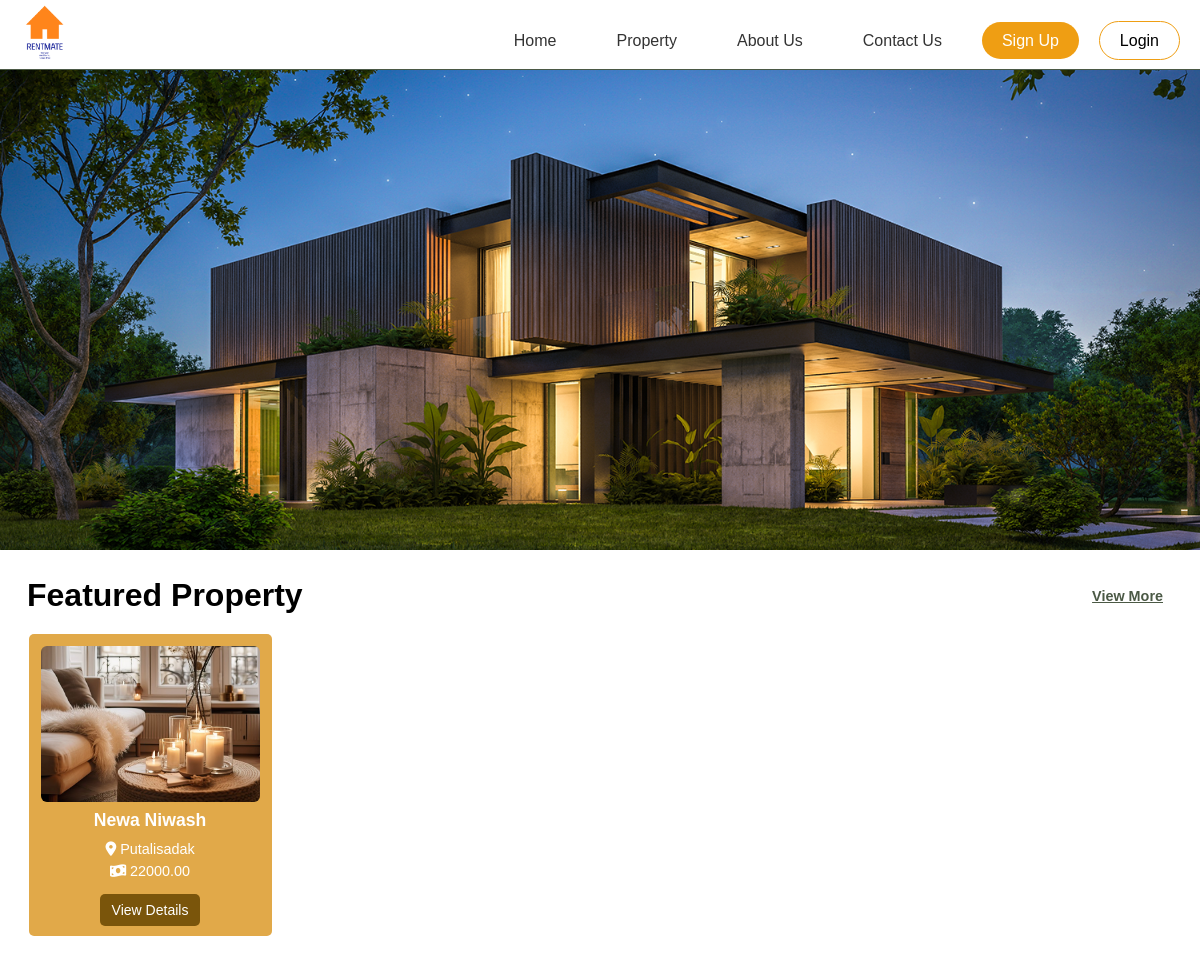
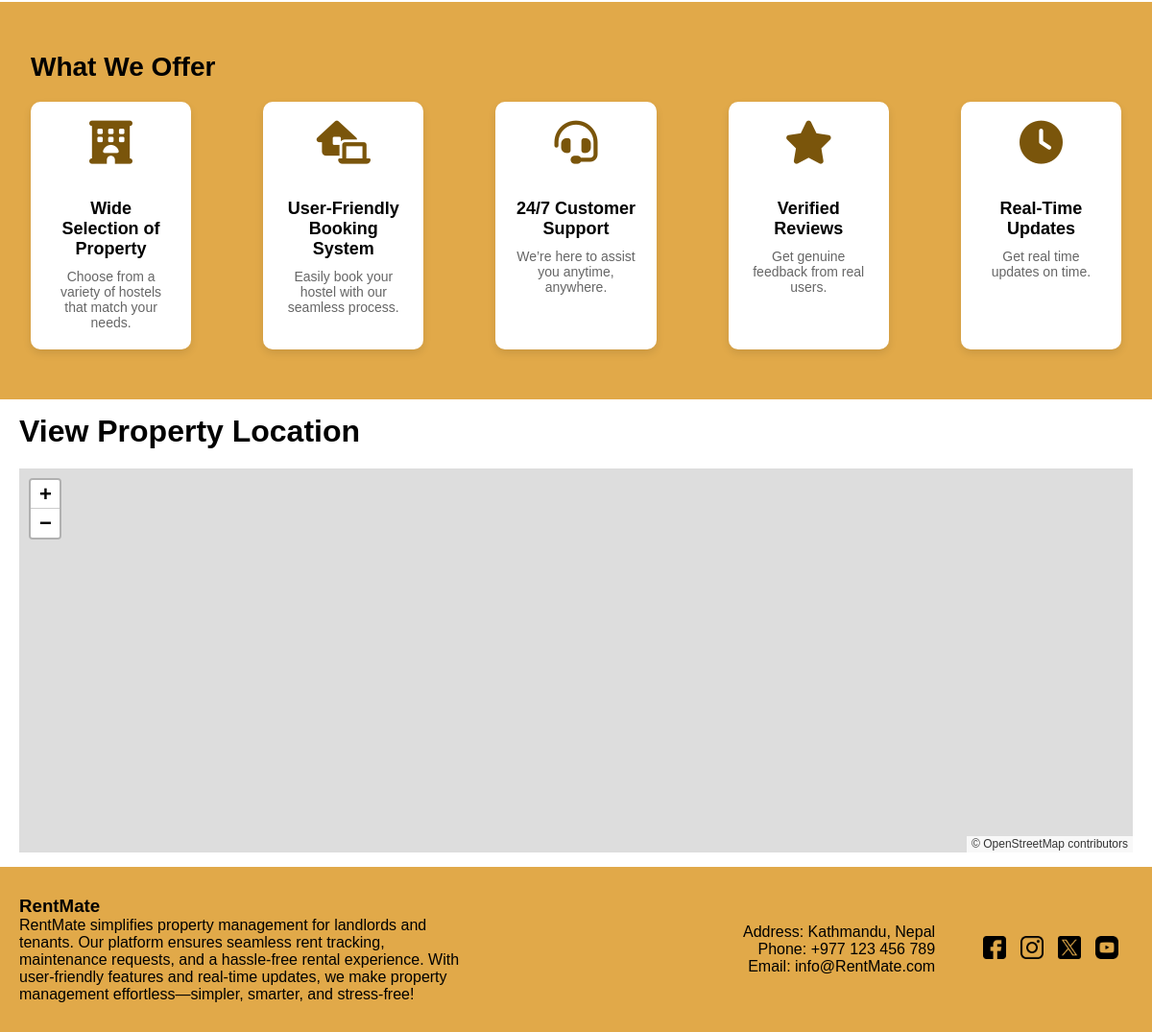
/home/, run on the app's committed database (2 pictures, top to bottom).
### app/models.py (models this page shows, shortened)
class PropertyDetail(models.Model):
    PROPERTY_TYPES = [('flat', 'Flat'), ('room', 'Room')]
    STATUS_CHOICES = [('pending', 'Pending'), ('approved', 'Approved'), ('rejected', 'Rejected')]
    unique_id = models.CharField(max_length=10, unique=True, editable=False)
    title = models.CharField(max_length=255)
    description = models.TextField()
    property_type = models.CharField(choices=PROPERTY_TYPES, max_length=10)
    street_address = models.CharField(max_length=255)
    city = models.CharField(max_length=100)
    country = models.CharField(max_length=100)
    neighbourhood = models.CharField(max_length=100)
    num_kitchens = models.IntegerField(default=0)
    num_bedrooms = models.IntegerField(default=0)
    num_bathrooms = models.IntegerField(default=0)
    price_per_night = models.DecimalField(max_digits=10, decimal_places=2)
    availability = models.CharField(max_length=20, choices=[('available', 'Available'), ('unavailable', 'Unavailable')])
    license_number = models.CharField(max_length=100)
    amenities = models.TextField()  # Store as JSON or comma-separated values
    approval_status = models.CharField(max_length=10, choices=STATUS_CHOICES, default='pending')
    created_at = models.DateTimeField(auto_now_add=True)

### app/views.py (the view)
# urls.py: path('home/', views.HomePage, name='home'),
def HomePage(request):
    properties = PropertyDetail.objects.filter(approval_status='approved')
    return render(request, 'home.html', {'properties':properties})

### templates/home.html (shortened to what this page needs)
{% extends "base.html" %}
{% load static %}
{% block styles %}
  <link rel="stylesheet" href="{% static 'css/home.css' %}">
  <link rel="stylesheet" href="https://unpkg.com/leaflet@1.9.4/dist/leaflet.css"
/>
{% endblock styles%}
{%block content %}
  <main>
    <section class="image">
      <div class="property-image-container">
        <img src="{% static 'img/10.png' %}" alt="RentMate Banner">
      </div>
    </section>
    <section class="featured-properties">
      <div class="header-row">
        <h2>Featured Property</h2>
        <h4>View More</h4>
      </div>
      <div class="outer-card">
        {% for property in properties %}
        <div class="inner-card">
          <div class="image-wrapper">
            {% if hostel.images.all %}
                      <img src="{{ property.images.first.image.url }}" alt="{{ property.title }}">
                  {% else %}
                      <img src="{% static 'img/4.jpg' %}" alt="Default Image">
                  {% endif %}
          </div>
          <div class="content">
            <p>{{ property.title }}</p>
            <span><i class="fa-solid fa-location-dot"></i> {{ property.city }}</span>
            <span><i class="fa-solid fa-money-bill-wave"></i> {{ property.price_per_night}} </span>
          </div>
          <div class="view-details-container">
          <a href="{% url 'propertydetail' property.id %}"><button class="view-details-btn">View Details</button></a>
          </div>
        </div>
        {% empty %}
        <p>No properties available at the moment.</p>
        {% endfor %}
      </div>
    </section>
    <section class="explore-section">
      <div class="section">
        <h2>What We Offer</h2>
        <div class="features">
            <div class="feature-box">
                <i class="fas fa-hotel"></i>
                <h3>Wide Selection of Property</h3>
                <p>Choose from a variety of hostels that match your needs.</p>
            </div>
            <div class="feature-box">
                <i class="fas fa-laptop-house"></i>
                <h3>User-Friendly Booking System</h3>
                <p>Easily book your hostel with our seamless process.</p>
            </div>
            <div class="feature-box">
                <i class="fas fa-headset"></i>
                <h3>24/7 Customer Support</h3>
                <p>We’re here to assist you anytime, anywhere.</p>
            </div>
            <div class="feature-box">
                <i class="fas fa-star"></i>
                <h3>Verified Reviews</h3>
                <p>Get genuine feedback from real users.</p>
            </div>
            <div class="feature-box">
              <i class="fas fa-clock"></i>
              <h3>Real-Time Updates</h3>
              <p>Get real time updates on time.</p>
          </div>
        </div>
    </div>
    </section>
    <section class="map-section">
      <h2>View Property Location</h2>
      <div id="map" class="map-container">
      </div>
  </section>
  </main>
  {% endblock %}

### static/css/base.css (style rules this page uses)
* { margin: 0; padding: 0; box-sizing: border-box; font-family: Arial, sans-serif; }

### static/css/home.css (style rules this page uses)
.image { display: flex; justify-content: center; align-items: center; padding: 0; margin-top: 70px; }
.property-image-container { width: 100%; height: 60vh; display: flex; justify-content: center; align-items: center; overflow: hidden; }
.property-image-container img { width: 100%; height: 100%; object-fit: cover; object-position: center 30%; }
.featured-properties { padding: 15px; }
.featured-properties .header-row { display: flex; justify-content: space-between; align-items: center; margin-bottom: 8px; }
.featured-properties h2 { font-size: 2rem; margin: 12px; }
.featured-properties h4 { font-size: 0.9rem; color: #4B5945; cursor: pointer; text-decoration: underline; margin: 22px; }
.outer-card { display: grid; grid-template-columns: repeat(4, 1fr); gap: 30px; width: 100%; }
.inner-card { background-color: #e1a949; border-radius: 5px; width: 90%; margin: 0 auto; overflow: hidden; }
.image-wrapper { width: 100%; height: 180px; overflow: hidden; }
.image-wrapper img { width: 100%; height: 100%; object-fit: cover; padding:12px; border-radius: 18px; }
.content { padding: 15px; text-align: center; }
.content p { font-size: 1.1rem; font-weight: bold; color: #fff; margin-top: -19px; margin-bottom: 10px; }
.content span { display: block; font-size: 0.9rem; color: #fff; margin-top: 6px; }
.view-details-container { text-align: center; margin-bottom: 10px; }
.view-details-btn { background-color: #7a550b; color: white; font-size: 14px; padding: 8px 12px; border: none; border-radius: 5px; cursor: pointer; transition: 0.3s ease-in-out; }
.explore-section { padding: 40px 20px; background-color: #e1a949; font-family: Arial, sans-serif; margin-bottom: 15px; margin-top:12px; }
.section { margin: 12px; }
.section h2 { font-size: 28px; margin-bottom: 20px; }
.features { display: flex; gap: 75px; }
.feature-box { background: white; width: 220px; padding: 20px; border-radius: 10px; box-shadow: 0 4px 8px rgba(0, 0, 0, 0.1); text-align: center; transition: transform 0.3s; position: relative; }
.feature-box i { font-size: 45px; color: #7a550b; margin-bottom: 3px; position: relative; }
.feature-box h3 { font-size: 18px; margin-top: 33px; margin-bottom: 10px; }
.feature-box p { font-size: 14px; color: #666; }
.map-section { padding: 0px 20px; margin-bottom: 15px; }
.map-section h2 { font-size: 2rem; margin-bottom: 20px; }
.map-container { width: 100%; height: 400px; }

### data on the page
PropertyDetail: title "Newa Niwash", city "Putalisadak", price_per_night "22000.00"
